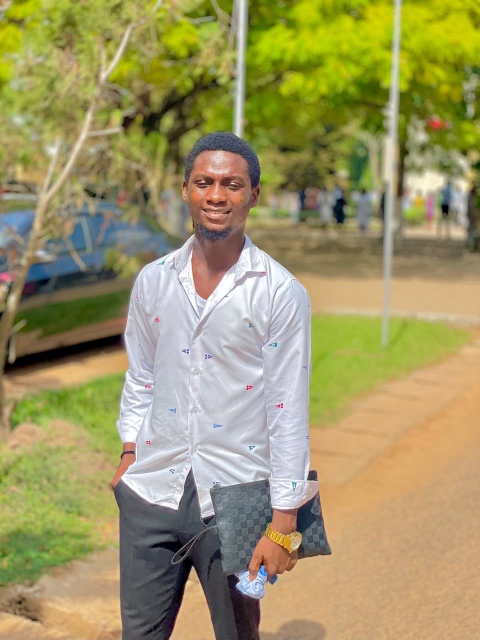
#> input picture assets/images/BROTHER KOFI.jpg, 960 x 1280 px (shown at 1/2 size)
$ python -i extract-posters.py   (imports and definitions only)
#> lines starting #> are read from the running program, lines starting #| are printed output that depends on the picture
#!/usr/bin/env python3
"""
Video poster extraction for "Mercy - A Story Worth Celebrating".

Every clip in this project is large (the folder is roughly 33MB), so none of
them may be preloaded. A video tile therefore has to show something useful
before playback starts. This script grabs ONE real frame from each clip and
writes a small WebP poster, used by the gallery thumbnails and as the
`poster` attribute on every <video>.

Why a real frame matters: the gallery previously borrowed one unrelated
photograph (ME CURRENTLY) as the poster for unrelated clips, so a visitor
could not tell what a memory contained before opening it.

Frame choice: about a third of the way in. The opening frames of these phone
clips are often black or mid-blink; a later frame reliably shows Mercy.

ffmpeg is resolved from imageio_ffmpeg when it is not already on PATH:
    python -m pip install imageio-ffmpeg

Usage:  python tools/extract-posters.py [--at 0.34] [--force]
"""

from __future__ import annotations

import argparse
import json
import shutil
import subprocess
import sys
from pathlib import Path

ROOT = Path(__file__).resolve().parent.parent
SOURCE_DIR = ROOT / "assets" / "videos"
POSTER_DIR = ROOT / "assets" / "img"
MANIFEST = ROOT / "js" / "media-manifest.json"

POSTER_WIDTH = 640  # A poster only ever reads as a thumbnail.
WEBP_QUALITY = 72
DEFAULT_AT = 0.34
DEFAULT_CANDIDATES = 7


def score_frame(path: Path):
    """
    Rate a candidate frame so the best one is chosen automatically.

    A single fixed sample point is not reliable across these clips: some open on
    a black frame, some catch a blink, and some land on a heavy face filter.
    This scores three things and sums them:

      sharpness  - mean absolute Laplacian response. A blurred or heavily
                   filtered frame scores low; a crisp one scores high.
      brightness - penalises near-black frames, which are common at the start
                   of a phone recording, and mildly penalises blown-out frames.
      contrast   - reward, because a flat grey frame tells the visitor nothing.

    Returns a float, or None if the frame could not be read.
    """
#> called with path = '../assets/images/BROTHER KOFI.jpg'
    try:
        from PIL import Image, ImageFilter, ImageStat
    except ImportError:
        return None
    try:
        with Image.open(path) as image:
#> image is the input picture: PIL image 960x1280 RGB; mean R, G, B 159, 150.2, 101.9
            grey = image.convert("L")
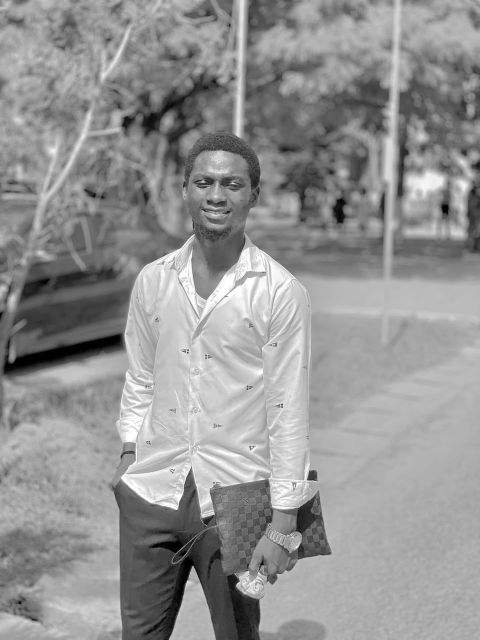
#> grey: PIL image 960x1280 L (shown at 1/2 size); min 0, max 255, mean 147.3
            if grey.width > 480:
                grey = grey.resize((480, round(grey.height * 480 / grey.width)))
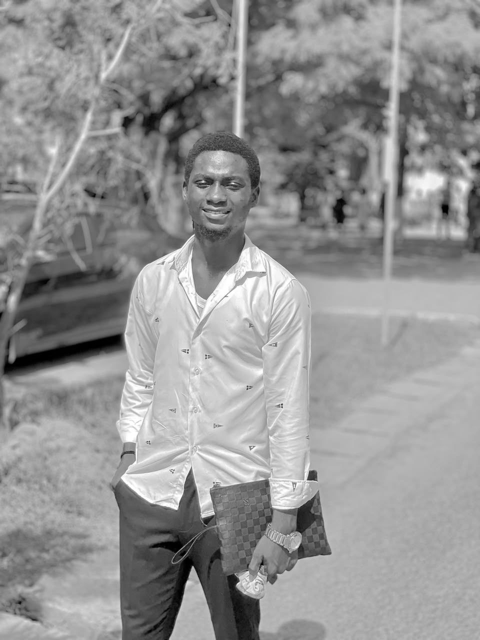
#> grey: PIL image 480x640 L; min 0, max 255, mean 147.3
            stat = ImageStat.Stat(grey)
            mean = stat.mean[0]
#> mean = 147.3
            stddev = stat.stddev[0]
#> stddev = 44.62
            edges = grey.filter(ImageFilter.FIND_EDGES)
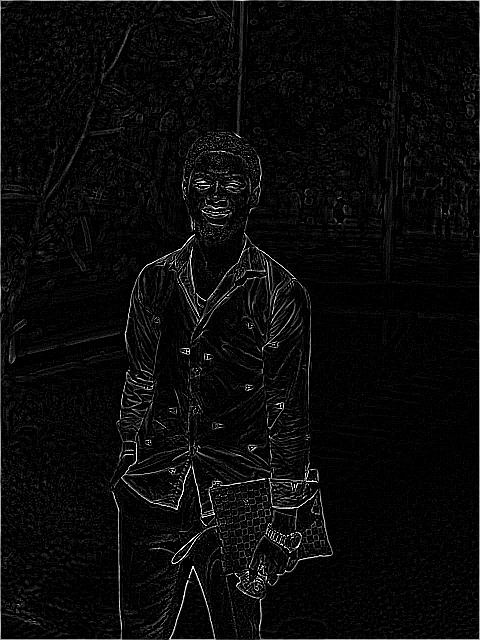
#> edges: PIL image 480x640 L; min 0, max 255, mean 10.3
            sharpness = ImageStat.Stat(edges).mean[0]
#> sharpness = 10.3
    except Exception:
        return None

    # Reward detail and contrast.
    value = sharpness * 1.6 + stddev * 0.8
#> value = 52.18
    # Punish darkness hard: mean brightness of 0 is a black frame.
    if mean < 55:
        value *= 0.15
    elif mean < 85:
        value *= 0.6
    # Mildly punish blown-out frames.
    if mean > 215:
        value *= 0.7
    return value


# [50 lines left out: functions find_ffmpeg, probe_duration, extract_frame, not called in this run]


def slugify(name: str) -> str:
    cleaned = "".join(c if c.isalnum() else "-" for c in Path(name).stem.lower())
    return "-".join(cleaned.split("-")).strip("-") or "video"


# [129 lines left out: functions record, main, not called in this run]


# [8 lines not run here, left out]

>>> result = score_frame('../assets/images/BROTHER KOFI.jpg')
#> result = 52.18
